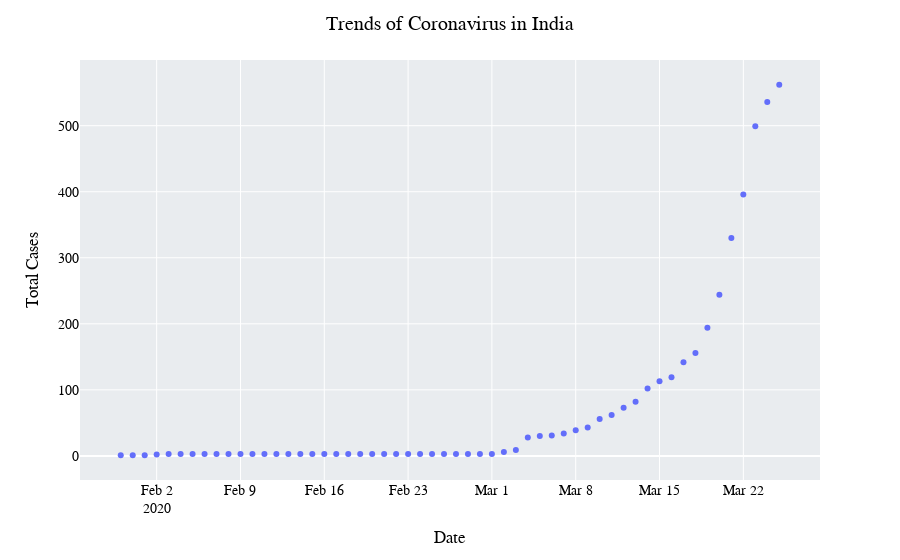

Write notebook code for a chart like this one.
### Code cell
Scatter = px.scatter(per_day_cases,x = per_day_cases['Date'],y = per_day_cases['Total Cases'])
Scatter.update_layout(title_text = 'Trends of Coronavirus in India ',plot_bgcolor = '#E9ECEF',font_color = 'black',font_family = 'Times New Roman',font_size = 14,title_x=0.5)
Scatter.show()

### Figure 1 — Plotly figure (JSON) as saved in the notebook; plotly's stock layout.template omitted (floating-point values rounded to 4 significant figures)
{"data": [{"hovertemplate": "Date=%{x}<br>Total Cases=%{y}<extra></extra>", "legendgroup": "", "marker": {"color": "#636efa", "symbol": "circle"}, "mode": "markers", "name": "", "orientation": "v", "showlegend": false, "type": "scatter", "x": ["2020-01-30T00:00:00", "2020-01-31T00:00:00", "2020-02-01T00:00:00", "2020-02-02T00:00:00", "2020-02-03T00:00:00", "2020-02-04T00:00:00", "2020-02-05T00:00:00", "2020-02-06T00:00:00", "2020-02-07T00:00:00", "2020-02-08T00:00:00", "2020-02-09T00:00:00", "2020-02-10T00:00:00", "2020-02-11T00:00:00", "2020-02-12T00:00:00", "2020-02-13T00:00:00", "2020-02-14T00:00:00", "2020-02-15T00:00:00", "2020-02-16T00:00:00", "2020-02-17T00:00:00", "2020-02-18T00:00:00", "2020-02-19T00:00:00", "2020-02-20T00:00:00", "2020-02-21T00:00:00", "2020-02-22T00:00:00", "2020-02-23T00:00:00", "2020-02-24T00:00:00", "2020-02-25T00:00:00", "2020-02-26T00:00:00", "2020-02-27T00:00:00", "2020-02-28T00:00:00", "2020-02-29T00:00:00", "2020-03-01T00:00:00", "2020-03-02T00:00:00", "2020-03-03T00:00:00", "2020-03-04T00:00:00", "2020-03-05T00:00:00", "2020-03-06T00:00:00", "2020-03-07T00:00:00", "2020-03-08T00:00:00", "2020-03-09T00:00:00", "2020-03-10T00:00:00", "2020-03-11T00:00:00", "2020-03-12T00:00:00", "2020-03-13T00:00:00", "2020-03-14T00:00:00", "2020-03-15T00:00:00", "2020-03-16T00:00:00", "2020-03-17T00:00:00", "2020-03-18T00:00:00", "2020-03-19T00:00:00", "2020-03-20T00:00:00", "2020-03-21T00:00:00", "2020-03-22T00:00:00", "2020-03-23T00:00:00", "2020-03-24T00:00:00", "2020-03-25T00:00:00"], "xaxis": "x", "y": [1, 1, 1, 2, 3, 3, 3, 3, 3, 3, 3, 3, 3, 3, 3, 3, 3, 3, 3, 3, 3, 3, 3, 3, 3, 3, 3, 3, 3, 3, 3, 3, 6, 9, 28, 30, 31, 34, 39, 43, 56, 62, 73, 82, 102, 113, 119, 142, 156, 194, 244, 330, 396, 499, 536, 562], "yaxis": "y"}], "layout": {"font": {"color": "black", "family": "Times New Roman", "size": 14}, "legend": {"tracegroupgap": 0}, "margin": {"t": 60}, "plot_bgcolor": "#E9ECEF", "title": {"text": "Trends of Coronavirus in India ", "x": 0.5}, "xaxis": {"anchor": "y", "domain": [0, 1], "title": {"text": "Date"}}, "yaxis": {"anchor": "x", "domain": [0, 1], "title": {"text": "Total Cases"}}}}
